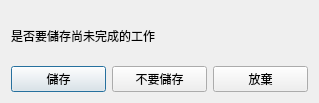
<?xml version="1.0" encoding="UTF-8"?>
<ui version="4.0">
 <class>Dialog</class>
 <widget class="QDialog" name="Dialog">
  <property name="geometry">
   <rect>
    <x>0</x>
    <y>0</y>
    <width>319</width>
    <height>103</height>
   </rect>
  </property>
  <property name="minimumSize">
   <size>
    <width>319</width>
    <height>103</height>
   </size>
  </property>
  <property name="maximumSize">
   <size>
    <width>319</width>
    <height>103</height>
   </size>
  </property>
  <property name="windowTitle">
   <string/>
  </property>
  <layout class="QVBoxLayout" name="verticalLayout">
   <item>
    <widget class="QLabel" name="label">
     <property name="text">
      <string>是否要儲存尚未完成的工作</string>
     </property>
    </widget>
   </item>
   <item>
    <layout class="QHBoxLayout" name="horizontalLayout">
     <item>
      <widget class="QPushButton" name="qtSavePushButton">
       <property name="text">
        <string>儲存</string>
       </property>
      </widget>
     </item>
     <item>
      <widget class="QPushButton" name="qtNoSavePushButton">
       <property name="text">
        <string>不要儲存</string>
       </property>
      </widget>
     </item>
     <item>
      <widget class="QPushButton" name="qtAbortPushButton">
       <property name="text">
        <string>放棄</string>
       </property>
      </widget>
     </item>
    </layout>
   </item>
  </layout>
 </widget>
 <resources/>
 <connections/>
</ui>
